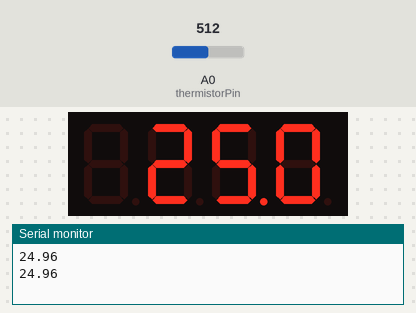
The sketch below on a simulated Arduino Uno, built with avr-gcc and run on an emulated ATmega328P. Parts: 4-digit seven-segment display, the last lines printed to the serial monitor. The inputs (shaded band) are chosen by the test bench; at power-on: A0 (thermistorPin) = 512.

Above: at 1.2 s.
1.3 s: A0 (thermistorPin) set to 785
At 3.2 s:
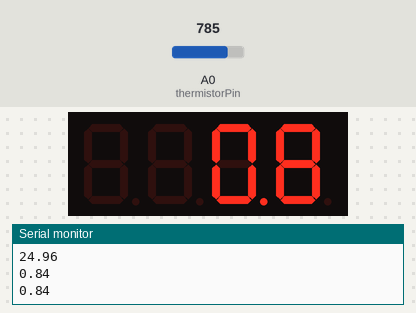
3.5 s: A0 (thermistorPin) set to 807
At 4.8 s:
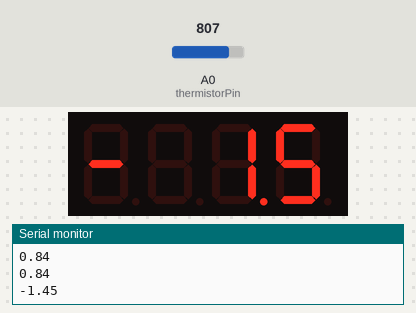
5.5 s: A0 (thermistorPin) set to 1004
At 6.3 s:
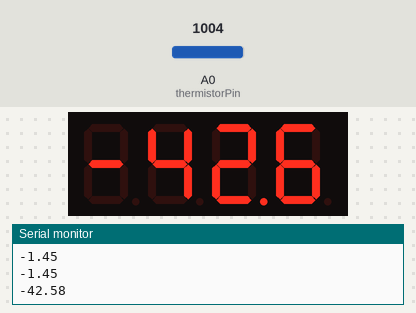
7.5 s: A0 (thermistorPin) set to 1023
At 9.1 s:
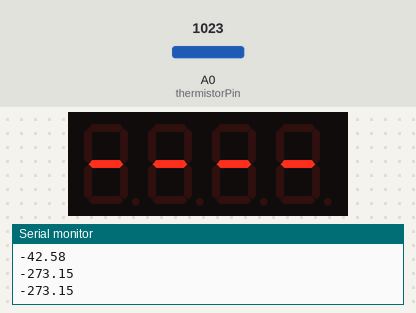
9.5 s: A0 (thermistorPin) set to 511
At 10.6 s:
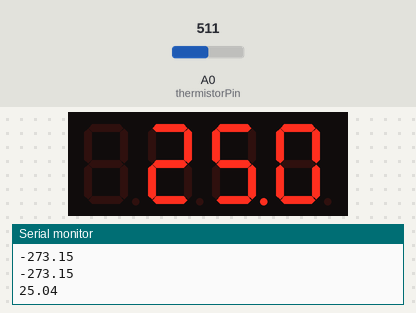
11.5 s: A0 (thermistorPin) set to 0
At 13.3 s:
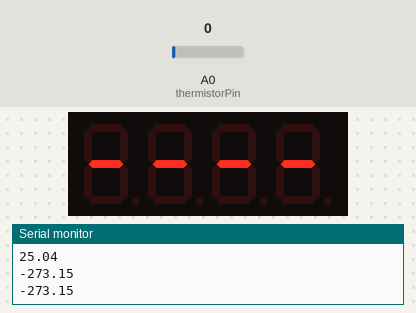
Timing chart, 0 to 14.5 s (numbered marks = the images above; inputs shaded):
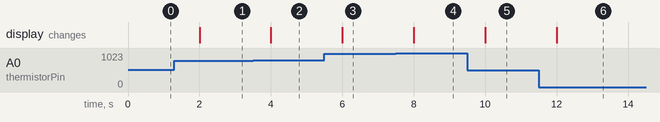

Measured:
- the behaviour switches between 793 and 794 on A0 (thermistorPin) (found by bisection; images 1 and 2)
- the behaviour switches between 1022 and 1023 on A0 (thermistorPin) (found by bisection; images 3 and 4)
- after the input at 1.3 s, the display: changes after 0.70 s (image 1)
- after the input at 3.5 s, the display: changes after 0.50 s (image 2)
- after the input at 5.5 s, the display: changes after 0.50 s (image 3)
- after the input at 7.5 s, the display: changes after 0.50 s (image 4)
- after the input at 9.5 s, the display: changes after 0.50 s (image 5)
- after the input at 11.5 s, the display: changes after 0.50 s (image 6)

The sketch:

BBQ_Thermometer_Code.ino
```cpp
#include "SevSeg.h"
SevSeg sevseg;
// the value of the 'other' resistor
#define resistor 50000

// What pin to connect the sensor to
#define thermistorPin A0
// Room Temp
#define room_Temp 25
// Beta
#define beta 4036
// Room temp res
#define room_temp_res 50000

void setup(void) {
  //Setup for 7SegDisplay
  byte numDigits = 4;
  byte digitPins[] = {10, 11, 12, 13};
  byte segmentPins[] = {9, 2, 3, 5, 6, 8, 7, 4};
  bool resistorsOnSegments = true;
  byte hardwareConfig = COMMON_CATHODE;
  sevseg.begin(hardwareConfig, numDigits, digitPins, segmentPins, resistorsOnSegments);
  Serial.begin(9600);
  analogReference(EXTERNAL);
}

void loop(void) {
  float reading;

  reading = analogRead(thermistorPin);
  // convert the value to resistance
  reading = (1023 / reading)  - 1;     // (1023/ADC - 1)
  reading = resistor / reading;  // 50K / (1023/ADC - 1)
  float stein;
  stein = steinhartEq(reading);

  static unsigned long timer = millis();

  if (millis() >= timer) {
    timer += 1000; //change back to 300 for use
    sevseg.setNumber(stein, 1);
    Serial.print(stein);
    Serial.print("\n");
  }

  sevseg.refreshDisplay();
}


//Converting thermistor reading to temperature using Steinhart Equation
float steinhartEq(float reading){
  float steinhart;
  steinhart = reading / room_temp_res;
  steinhart = log(steinhart);
  steinhart = steinhart / beta;
  steinhart = steinhart + (1.0 / (room_Temp + 273.15));
  steinhart = 1.0 / steinhart;
  steinhart = steinhart - 273.15;
  return steinhart;

}
```
